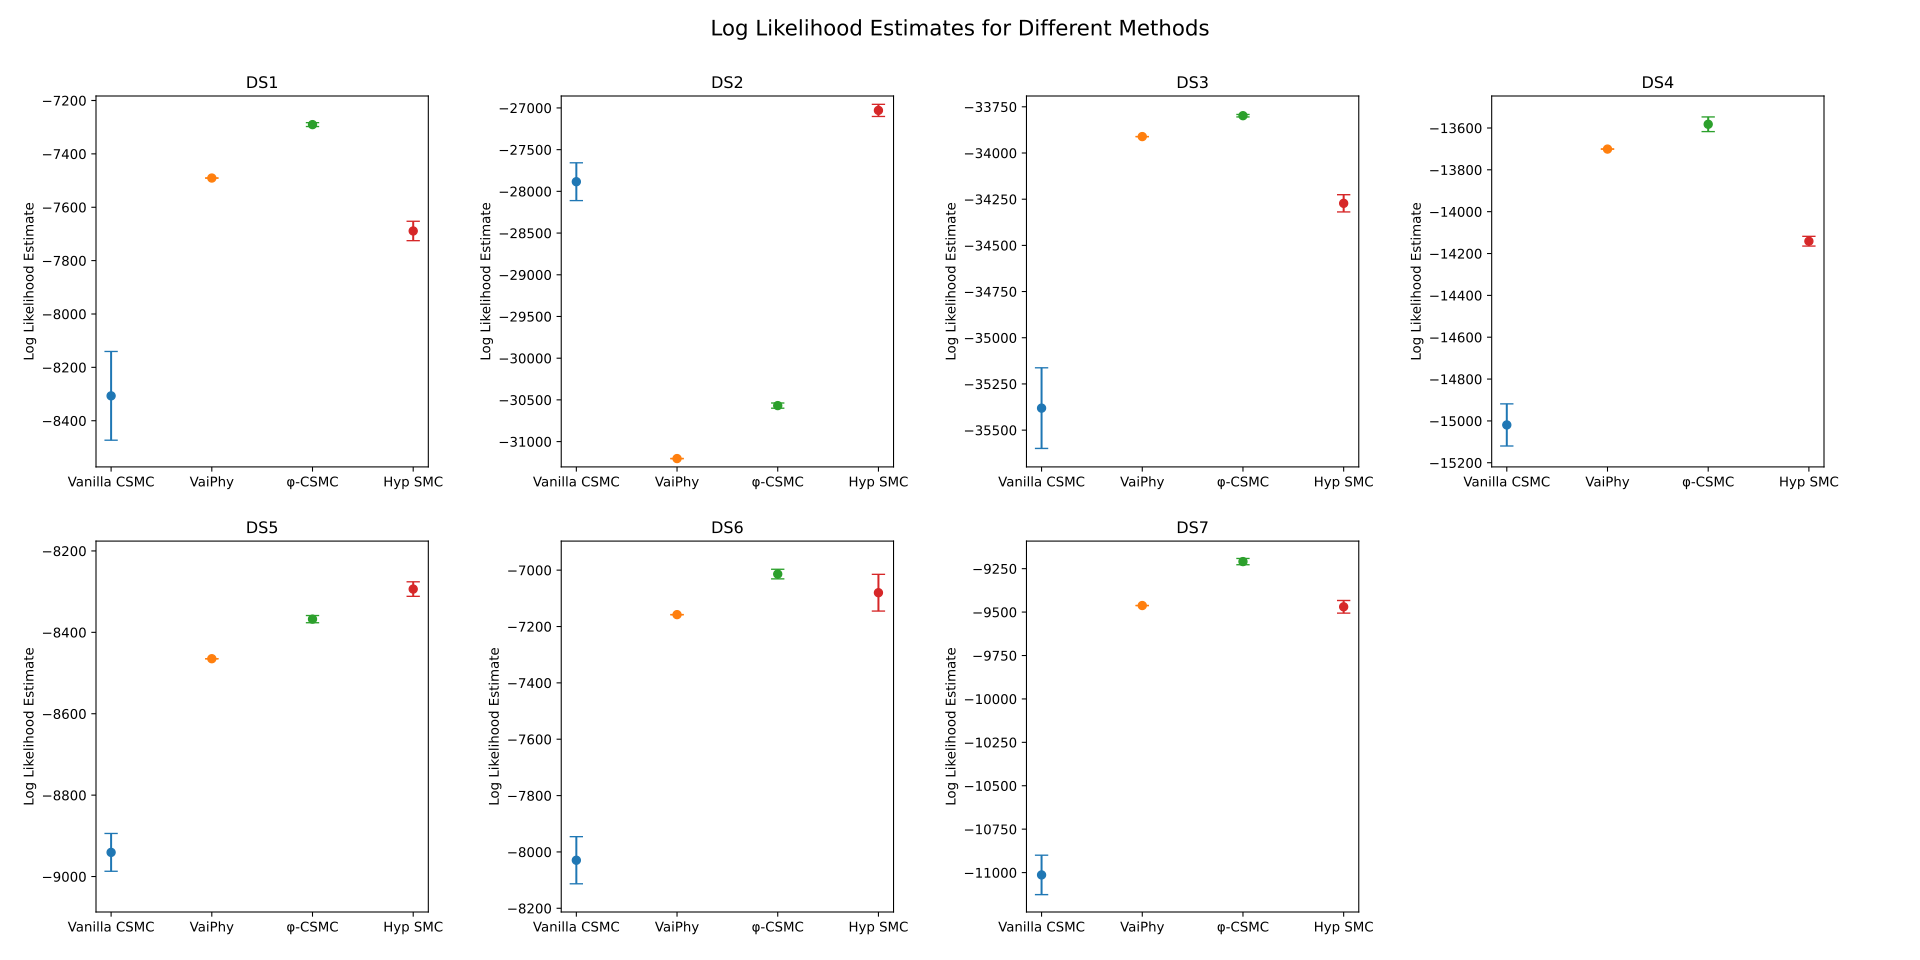

The script that saved this image:
import matplotlib.pyplot as plt

# Data
datasets = ["DS1", "DS2", "DS3", "DS4", "DS5", "DS6", "DS7"]
vanilla_csmc = [
    -8306.76,
    -27884.37,
    -35381.01,
    -15019.21,
    -8940.62,
    -8029.51,
    -11013.57,
]
vaiphy = [-7490.54, -31203.44, -33911.13, -13700.86, -8464.77, -7157.84, -9462.21]
phi_csmc = [-7290.36, -30568.49, -33798.06, -13582.24, -8367.51, -7013.83, -9209.18]
hyp_smc = [-7688.9, -27029.39, -34272.38, -14141.12, -8293.67, -7080.0, -9469.56]

# Standard deviations (actual values from the image)
vanilla_csmc_std = [166.27, 226.60, 218.18, 100.61, 46.44, 83.67, 113.49]
vaiphy_std = [0, 3e-12, 7e-12, 0, 0, 0, 1e-12]
phi_csmc_std = [7.23, 31.34, 6.62, 35.08, 8.87, 16.99, 18.03]
hyp_smc_std = [36.3, 72.52, 46.68, 23.26, 17.88, 65.26, 36.3]

# Create subplots
fig, axs = plt.subplots(2, 4, figsize=(20, 10))  # 2x4 grid

# Flatten the array of axes for easy iteration
axs = axs.flatten()  # type: ignore

# Plot data
for i, dataset in enumerate(datasets):
    means = [vanilla_csmc[i], vaiphy[i], phi_csmc[i], hyp_smc[i]]
    std_devs = [vanilla_csmc_std[i], vaiphy_std[i], phi_csmc_std[i], hyp_smc_std[i]]
    labels = ["Vanilla CSMC", "VaiPhy", "φ-CSMC", "Hyp SMC"]

    for j, mean in enumerate(means):
        axs[i].errorbar(j + 1, mean, yerr=std_devs[j], fmt="o", capsize=5)

    axs[i].set_title(dataset)
    axs[i].set_xticks(range(1, 5))
    axs[i].set_xticklabels(labels)
    axs[i].set_ylabel("Log Likelihood Estimate")

    # Calculate Y range
    all_data = [mean - std for mean, std in zip(means, std_devs)] + [
        mean + std for mean, std in zip(means, std_devs)
    ]
    y_min = min(all_data) - 100
    y_max = max(all_data) + 100
    axs[i].set_ylim([y_min, y_max])

# Remove any empty subplots (in case we have more subplots than datasets)
for j in range(len(datasets), len(axs)):
    fig.delaxes(axs[j])

# Add overall title
fig.suptitle("Log Likelihood Estimates for Different Methods", fontsize=16)

# Adjust layout with more padding between columns and no extra space around the outside edge
plt.subplots_adjust(wspace=0.4, hspace=0.2, left=0.05, right=0.95, top=0.9, bottom=0.05)

# Save the figure as an svg
plt.savefig("ll_estimates_for_different_methods.svg", format="svg")

# Show the plot
plt.show()
